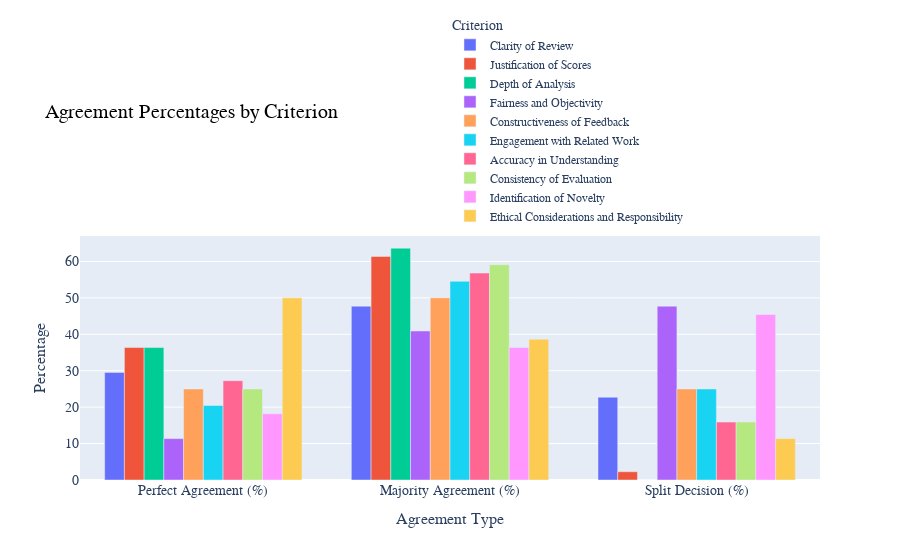

The notebook cell this image was saved under:
### Code cell
import plotly.express as px # type: ignore

fig = px.bar(
    visual_df.melt(id_vars='Criterion', var_name='Agreement Type', value_name='Percentage'),
    x='Agreement Type',
    y='Percentage',
    color='Criterion',
    barmode='group',
    title='Agreement Percentages by Criterion'
)

fig.update_layout(
    title=dict(
        text='Agreement Percentages by Criterion',
        font=dict(size=20, family='Arial Black', color='black'),
    ),
    xaxis=dict(
        title=dict(text='Agreement Type', font=dict(size=16, family='Arial Black')),
        tickfont=dict(size=14, family='Arial Black'),
    ),
    yaxis=dict(
        title=dict(text='Percentage', font=dict(size=16, family='Arial Black')),
        tickfont=dict(size=14, family='Arial Black'),
    ),
    legend=dict(
        title=dict(text='Criterion', font=dict(size=14, family='Arial Black')),
        font=dict(size=12, family='Arial Black'), 
        yanchor='bottom',
        y=1.02,
        xanchor='left',
        x=0.5
    )
)

fig.update_traces(
    textfont=dict(size=12, family='Arial Black'),
    textposition="outside"  
)

fig.show()

### Figure 1 — Plotly figure (JSON) as saved in the notebook; plotly's stock layout.template omitted (floating-point values rounded to 4 significant figures)
{"data": [{"alignmentgroup": "True", "hovertemplate": "Criterion=Clarity of Review<br>Agreement Type=%{x}<br>Percentage=%{y}<extra></extra>", "legendgroup": "Clarity of Review", "marker": {"color": "#636efa", "pattern": {"shape": ""}}, "name": "Clarity of Review", "offsetgroup": "Clarity of Review", "orientation": "v", "showlegend": true, "textfont": {"family": "Arial Black", "size": 12}, "textposition": "outside", "type": "bar", "x": ["Perfect Agreement (%)", "Majority Agreement (%)", "Split Decision (%)"], "xaxis": "x", "y": [29.55, 47.73, 22.73], "yaxis": "y"}, {"alignmentgroup": "True", "hovertemplate": "Criterion=Justification of Scores<br>Agreement Type=%{x}<br>Percentage=%{y}<extra></extra>", "legendgroup": "Justification of Scores", "marker": {"color": "#EF553B", "pattern": {"shape": ""}}, "name": "Justification of Scores", "offsetgroup": "Justification of Scores", "orientation": "v", "showlegend": true, "textfont": {"family": "Arial Black", "size": 12}, "textposition": "outside", "type": "bar", "x": ["Perfect Agreement (%)", "Majority Agreement (%)", "Split Decision (%)"], "xaxis": "x", "y": [36.36, 61.36, 2.273], "yaxis": "y"}, {"alignmentgroup": "True", "hovertemplate": "Criterion=Depth of Analysis<br>Agreement Type=%{x}<br>Percentage=%{y}<extra></extra>", "legendgroup": "Depth of Analysis", "marker": {"color": "#00cc96", "pattern": {"shape": ""}}, "name": "Depth of Analysis", "offsetgroup": "Depth of Analysis", "orientation": "v", "showlegend": true, "textfont": {"family": "Arial Black", "size": 12}, "textposition": "outside", "type": "bar", "x": ["Perfect Agreement (%)", "Majority Agreement (%)", "Split Decision (%)"], "xaxis": "x", "y": [36.36, 63.64, 0], "yaxis": "y"}, {"alignmentgroup": "True", "hovertemplate": "Criterion=Fairness and Objectivity<br>Agreement Type=%{x}<br>Percentage=%{y}<extra></extra>", "legendgroup": "Fairness and Objectivity", "marker": {"color": "#ab63fa", "pattern": {"shape": ""}}, "name": "Fairness and Objectivity", "offsetgroup": "Fairness and Objectivity", "orientation": "v", "showlegend": true, "textfont": {"family": "Arial Black", "size": 12}, "textposition": "outside", "type": "bar", "x": ["Perfect Agreement (%)", "Majority Agreement (%)", "Split Decision (%)"], "xaxis": "x", "y": [11.36, 40.91, 47.73], "yaxis": "y"}, {"alignmentgroup": "True", "hovertemplate": "Criterion=Constructiveness of Feedback<br>Agreement Type=%{x}<br>Percentage=%{y}<extra></extra>", "legendgroup": "Constructiveness of Feedback", "marker": {"color": "#FFA15A", "pattern": {"shape": ""}}, "name": "Constructiveness of Feedback", "offsetgroup": "Constructiveness of Feedback", "orientation": "v", "showlegend": true, "textfont": {"family": "Arial Black", "size": 12}, "textposition": "outside", "type": "bar", "x": ["Perfect Agreement (%)", "Majority Agreement (%)", "Split Decision (%)"], "xaxis": "x", "y": [25, 50, 25], "yaxis": "y"}, {"alignmentgroup": "True", "hovertemplate": "Criterion=Engagement with Related Work<br>Agreement Type=%{x}<br>Percentage=%{y}<extra></extra>", "legendgroup": "Engagement with Related Work", "marker": {"color": "#19d3f3", "pattern": {"shape": ""}}, "name": "Engagement with Related Work", "offsetgroup": "Engagement with Related Work", "orientation": "v", "showlegend": true, "textfont": {"family": "Arial Black", "size": 12}, "textposition": "outside", "type": "bar", "x": ["Perfect Agreement (%)", "Majority Agreement (%)", "Split Decision (%)"], "xaxis": "x", "y": [20.45, 54.55, 25], "yaxis": "y"}, {"alignmentgroup": "True", "hovertemplate": "Criterion=Accuracy in Understanding<br>Agreement Type=%{x}<br>Percentage=%{y}<extra></extra>", "legendgroup": "Accuracy in Understanding", "marker": {"color": "#FF6692", "pattern": {"shape": ""}}, "name": "Accuracy in Understanding", "offsetgroup": "Accuracy in Understanding", "orientation": "v", "showlegend": true, "textfont": {"family": "Arial Black", "size": 12}, "textposition": "outside", "type": "bar", "x": ["Perfect Agreement (%)", "Majority Agreement (%)", "Split Decision (%)"], "xaxis": "x", "y": [27.27, 56.82, 15.91], "yaxis": "y"}, {"alignmentgroup": "True", "hovertemplate": "Criterion=Consistency of Evaluation<br>Agreement Type=%{x}<br>Percentage=%{y}<extra></extra>", "legendgroup": "Consistency of Evaluation", "marker": {"color": "#B6E880", "pattern": {"shape": ""}}, "name": "Consistency of Evaluation", "offsetgroup": "Consistency of Evaluation", "orientation": "v", "showlegend": true, "textfont": {"family": "Arial Black", "size": 12}, "textposition": "outside", "type": "bar", "x": ["Perfect Agreement (%)", "Majority Agreement (%)", "Split Decision (%)"], "xaxis": "x", "y": [25, 59.09, 15.91], "yaxis": "y"}, {"alignmentgroup": "True", "hovertemplate": "Criterion=Identification of Novelty<br>Agreement Type=%{x}<br>Percentage=%{y}<extra></extra>", "legendgroup": "Identification of Novelty", "marker": {"color": "#FF97FF", "pattern": {"shape": ""}}, "name": "Identification of Novelty", "offsetgroup": "Identification of Novelty", "orientation": "v", "showlegend": true, "textfont": {"family": "Arial Black", "size": 12}, "textposition": "outside", "type": "bar", "x": ["Perfect Agreement (%)", "Majority Agreement (%)", "Split Decision (%)"], "xaxis": "x", "y": [18.18, 36.36, 45.45], "yaxis": "y"}, {"alignmentgroup": "True", "hovertemplate": "Criterion=Ethical Considerations and Responsibility<br>Agreement Type=%{x}<br>Percentage=%{y}<extra></extra>", "legendgroup": "Ethical Considerations and Responsibility", "marker": {"color": "#FECB52", "pattern": {"shape": ""}}, "name": "Ethical Considerations and Responsibility", "offsetgroup": "Ethical Considerations and Responsibility", "orientation": "v", "showlegend": true, "textfont": {"family": "Arial Black", "size": 12}, "textposition": "outside", "type": "bar", "x": ["Perfect Agreement (%)", "Majority Agreement (%)", "Split Decision (%)"], "xaxis": "x", "y": [50, 38.64, 11.36], "yaxis": "y"}], "layout": {"barmode": "group", "legend": {"font": {"family": "Arial Black", "size": 12}, "title": {"font": {"family": "Arial Black", "size": 14}, "text": "Criterion"}, "tracegroupgap": 0, "x": 0.5, "xanchor": "left", "y": 1.02, "yanchor": "bottom"}, "title": {"font": {"color": "black", "family": "Arial Black", "size": 20}, "text": "Agreement Percentages by Criterion"}, "xaxis": {"anchor": "y", "domain": [0, 1], "tickfont": {"family": "Arial Black", "size": 14}, "title": {"font": {"family": "Arial Black", "size": 16}, "text": "Agreement Type"}}, "yaxis": {"anchor": "x", "domain": [0, 1], "tickfont": {"family": "Arial Black", "size": 14}, "title": {"font": {"family": "Arial Black", "size": 16}, "text": "Percentage"}}}}
